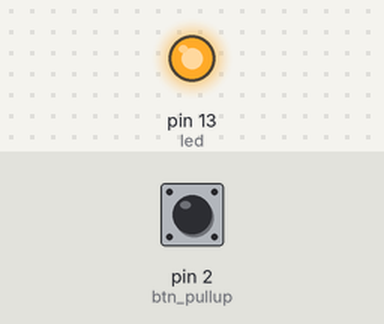
Bench run of a sketch on a simulated Arduino Uno, built with avr-gcc and run on an emulated ATmega328P. Shown: output pins drawn as LEDs (lit = HIGH). The test bench sets the inputs (shaded band); at power-on: pin 2 (btn_pullup) HIGH.

Above: at 1.2 s.
1.3 s: pin 2 (btn_pullup) pulled LOW for 0.15 s
At 2.0 s:
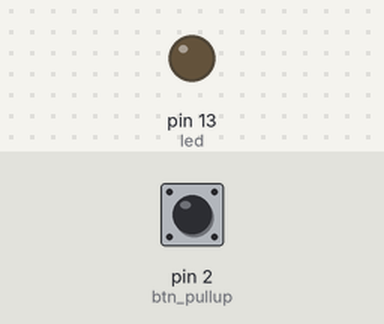
2.9 s: pin 2 (btn_pullup) pulled LOW for 1 s
At 4.5 s:
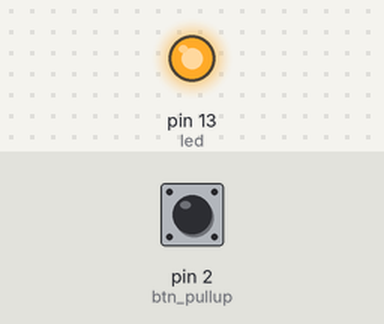
5.4 s: pin 2 (btn_pullup) pulled LOW for 3.2 s
At 9.2 s:
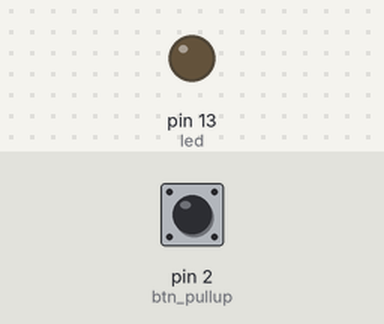
Timing chart, 0 to 10.7 s (numbered marks = the images above; inputs shaded):
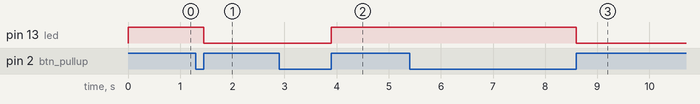

The sketch:

ton_with_Internal_Pull-Up_Resistor_-_Button_change_led_state.ino
```cpp
int btn_pullup = 2;
int led = 13;
bool prev_btn_state;
bool led_state = false;

void setup(){
  pinMode(btn_pullup, INPUT);
  digitalWrite(btn_pullup, HIGH);

  pinMode(led, OUTPUT);
  Serial.begin(9600);
}

void loop(){
  bool btn_state = digitalRead(btn_pullup);
  //Serial.println(btn_state);

  if(btn_state == HIGH && prev_btn_state == LOW){
    led_state = !led_state;
  }
  digitalWrite(led, led_state);
  prev_btn_state = btn_state;
}
```

Measured:
- after the input at 1.3 s, pin 13 (led): HIGH → LOW after 0.15 s
- after the input at 2.9 s, pin 13 (led): LOW → HIGH after 1.0 s
- after the input at 5.4 s, pin 13 (led): HIGH → LOW after 3.2 s
